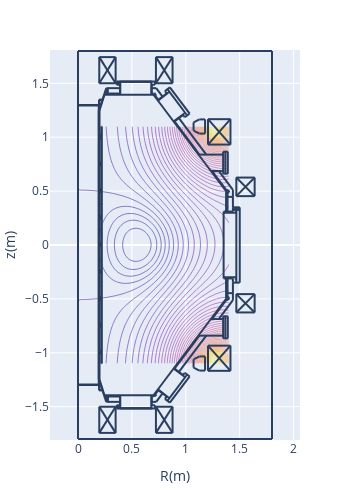
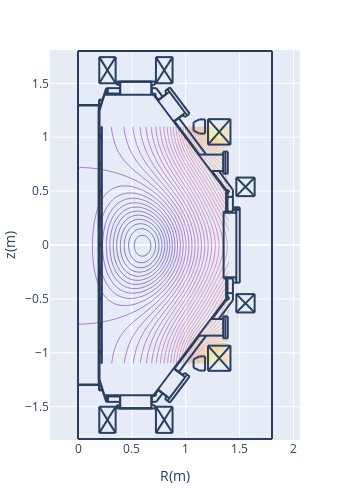
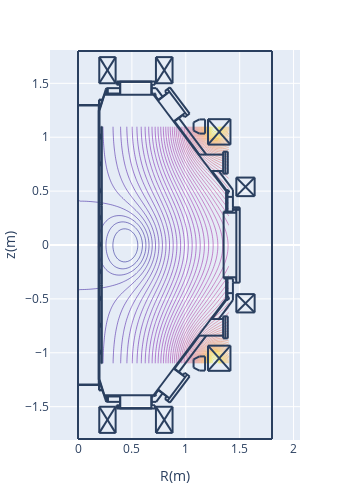
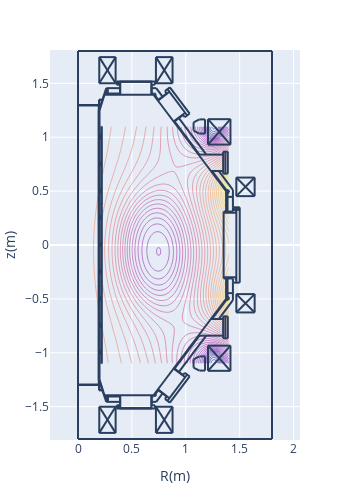

Notebook source saved alongside these figures, in order:
### Code cell
# 計算してDBへ登録
dbeq = sdb.DB_equilibrium()
dbeq.set_table(table_name)
for v0, v1, v2 in list(itertools.product(r0, pf17, pf26)):
    print(v0, v1, v2)
    cnd = condition.copy()
    cnd['cur_ip']['r0'] = v0
    cnd['cur_pf']['pf17t12'] = v1
    cnd['cur_pf']['pf26t36'] = v2
    cnd = sb.calc_equilibrium(cnd, verbose=1)
    dat = sdb.disassemble_condition(cnd)
    dbeq.add_data(dat)
